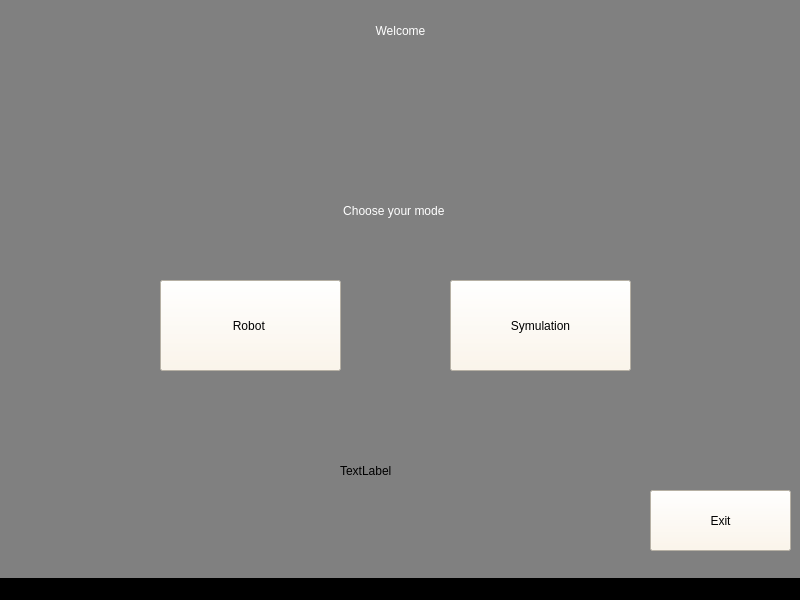
<?xml version="1.0" encoding="UTF-8"?>
<ui version="4.0">
 <class>Screen_Welcome</class>
 <widget class="QMainWindow" name="Screen_Welcome">
  <property name="geometry">
   <rect>
    <x>0</x>
    <y>0</y>
    <width>800</width>
    <height>600</height>
   </rect>
  </property>
  <property name="windowTitle">
   <string>Screen_Welcome</string>
  </property>
  <property name="styleSheet">
   <string notr="true">background-color: black;</string>
  </property>
  <widget class="QWidget" name="centralwidget">
   <widget class="QStackedWidget" name="stackedWidget">
    <property name="geometry">
     <rect>
      <x>0</x>
      <y>-20</y>
      <width>801</width>
      <height>601</height>
     </rect>
    </property>
    <property name="styleSheet">
     <string notr="true">background-color:grey;</string>
    </property>
    <widget class="QWidget" name="page">
     <widget class="QLabel" name="label_Welcome">
      <property name="geometry">
       <rect>
        <x>0</x>
        <y>10</y>
        <width>801</width>
        <height>81</height>
       </rect>
      </property>
      <property name="styleSheet">
       <string notr="true">color:rgb(255, 255, 255);
font: 75 22pt &quot;MS Shell Dlg 2&quot;;</string>
      </property>
      <property name="text">
       <string>Welcome</string>
      </property>
      <property name="scaledContents">
       <bool>false</bool>
      </property>
      <property name="alignment">
       <set>Qt::AlignCenter</set>
      </property>
     </widget>
     <widget class="QPushButton" name="butt_Sym">
      <property name="geometry">
       <rect>
        <x>450</x>
        <y>300</y>
        <width>181</width>
        <height>91</height>
       </rect>
      </property>
      <property name="styleSheet">
       <string notr="true">background-color:rgb(255, 246, 230);
font: 75 16pt &quot;MS Shell Dlg 2&quot;;</string>
      </property>
      <property name="text">
       <string>Symulation</string>
      </property>
     </widget>
     <widget class="QPushButton" name="butt_Rob">
      <property name="geometry">
       <rect>
        <x>160</x>
        <y>300</y>
        <width>181</width>
        <height>91</height>
       </rect>
      </property>
      <property name="styleSheet">
       <string notr="true">background-color:rgb(255, 246, 230);
font: 75 16pt &quot;MS Shell Dlg 2&quot;;</string>
      </property>
      <property name="text">
       <string>Robot </string>
      </property>
     </widget>
     <widget class="QLabel" name="label_Mode">
      <property name="geometry">
       <rect>
        <x>300</x>
        <y>200</y>
        <width>191</width>
        <height>61</height>
       </rect>
      </property>
      <property name="styleSheet">
       <string notr="true">color:rgb(255, 255, 255);
font: 75 14pt &quot;MS Shell Dlg 2&quot;;</string>
      </property>
      <property name="text">
       <string>Choose your mode </string>
      </property>
      <property name="alignment">
       <set>Qt::AlignCenter</set>
      </property>
     </widget>
     <widget class="QPushButton" name="butt_Exit">
      <property name="geometry">
       <rect>
        <x>650</x>
        <y>510</y>
        <width>141</width>
        <height>61</height>
       </rect>
      </property>
      <property name="styleSheet">
       <string notr="true">background-color:rgb(255, 246, 230);
font: 75 16pt &quot;MS Shell Dlg 2&quot;;</string>
      </property>
      <property name="text">
       <string>Exit</string>
      </property>
     </widget>
     <widget class="QLabel" name="label">
      <property name="geometry">
       <rect>
        <x>340</x>
        <y>460</y>
        <width>111</width>
        <height>61</height>
       </rect>
      </property>
      <property name="layoutDirection">
       <enum>Qt::LeftToRight</enum>
      </property>
      <property name="text">
       <string>TextLabel</string>
      </property>
     </widget>
    </widget>
   </widget>
  </widget>
  <widget class="QMenuBar" name="menubar">
   <property name="geometry">
    <rect>
     <x>0</x>
     <y>0</y>
     <width>800</width>
     <height>20</height>
    </rect>
   </property>
  </widget>
  <widget class="QStatusBar" name="statusbar"/>
 </widget>
 <resources/>
 <connections/>
</ui>
